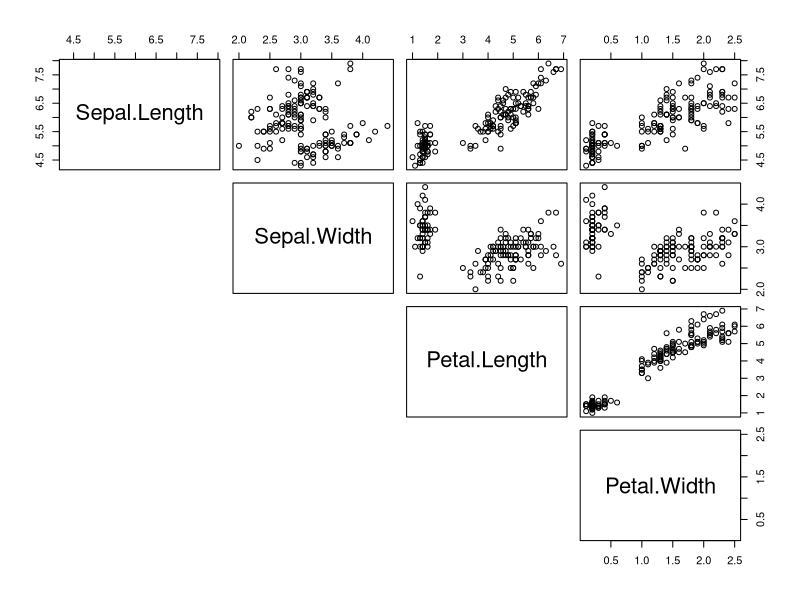
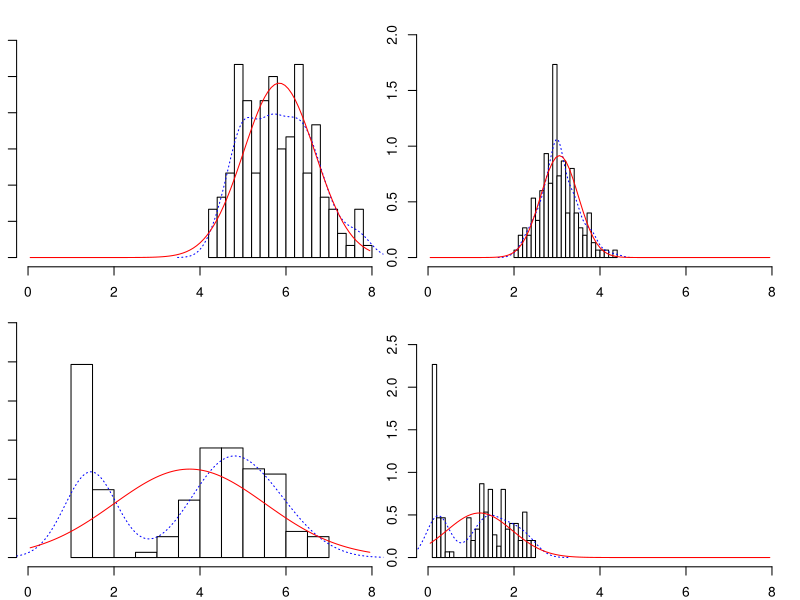
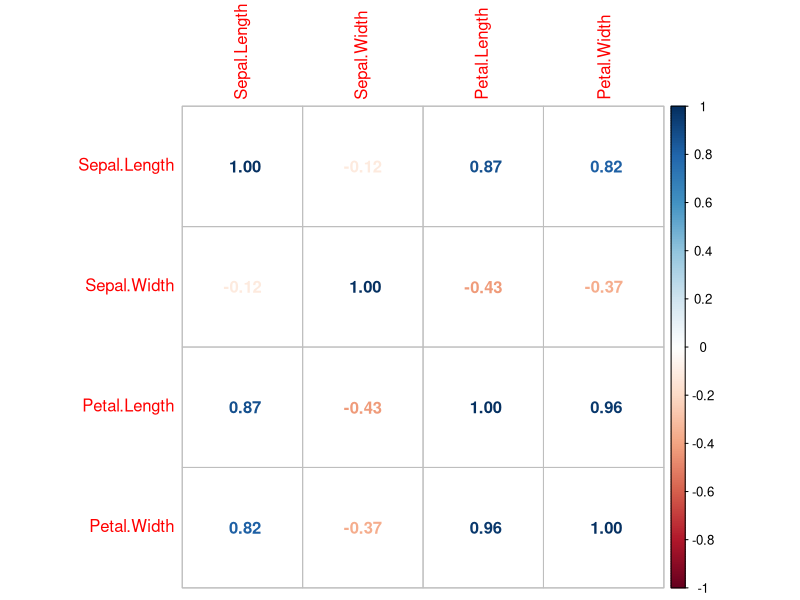
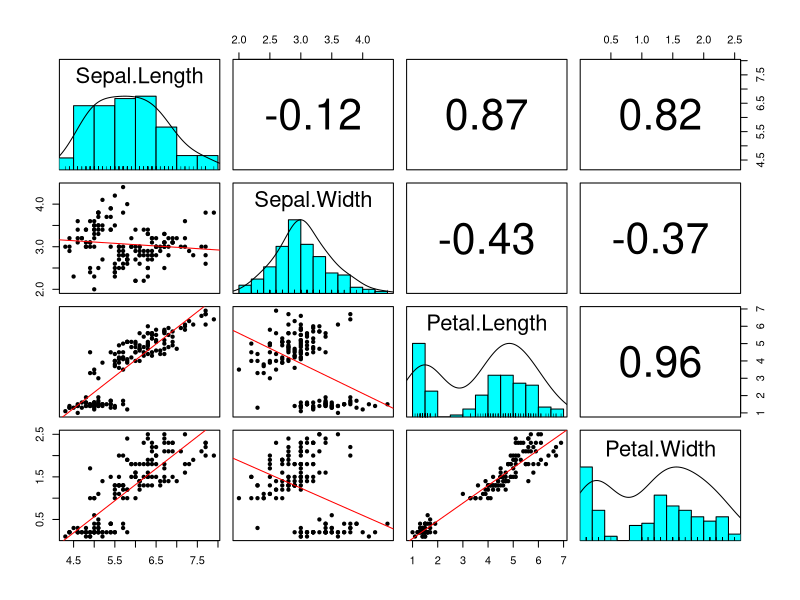
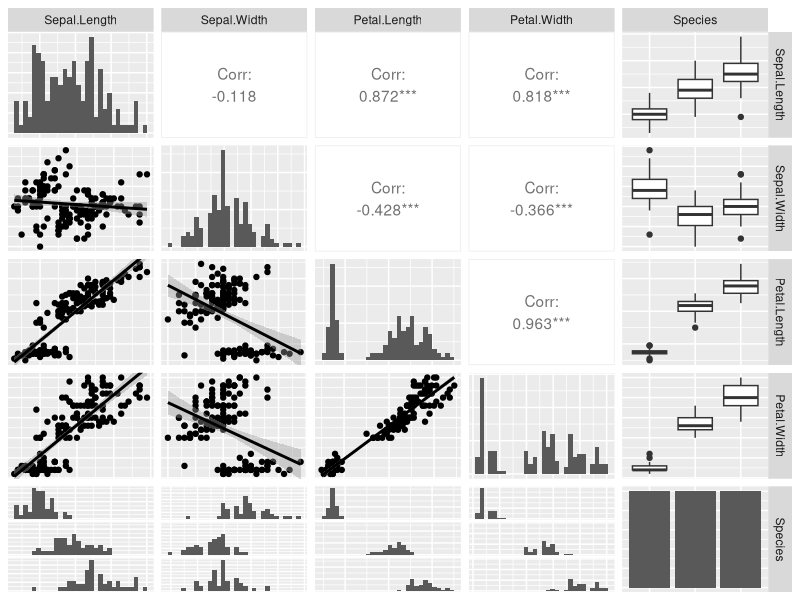

Reproduce these figures in R, in order.
# Se quiere estudiar la relacion entre el tamaño de diferentes
# partes de las flores. Para ello, se dispone del set de datos
# iris que consta de cuatro variables numericas.
data(iris)
str(iris)
# Se seleccionan unicamente las variables numericas
datos <- iris[,c(1,2,3,4)]
head(datos)

pairs(x = datos, lower.panel = NULL)

# No se muestra la diagonal inferior ya que es lo mismo que la superior
cor(x = datos, method = "pearson")
# install.packages('psych')'
require(psych)
# dev.new()
multi.hist(x = datos, dcol = c("blue", "red"), dlty = c("dotted", "solid"),
           main = "")
# dev.off()

# La funcion corrplot() del paquete corrplot recibe como argumento la
# matriz de correlaciones generada por la función cor() y genera
# diferentes tipos de heat maps mucho mas visuales que la matriz numerica.
# install.packages('corrplot')
require(corrplot)
corrplot(corr = cor(x = datos, method = "pearson"), method = "number")

# Otros paquetes permiten representar a la vez los diagramas de dispersion
# y los valores de correlación para cada par de variables. Ademas de la
# distribucion de cada una de las variables.

require(psych)
pairs.panels(x = datos, ellipses = FALSE, lm = TRUE, method = "pearson")

# La funcion ggpairs() del paquete GGally basada en ggplot2 representa los
# diagramas de dispersion, el valor de la correlacion e incluso interpreta
# el tipo de variable para que, en caso de ser categorica, representarla en
# forma de boxplot.
# install.packages('GGally')
require(GGally)
ggpairs(iris, lower = list(continuous = "smooth"),
        diag = list(continuous = "bar"), axisLabels = "none")
